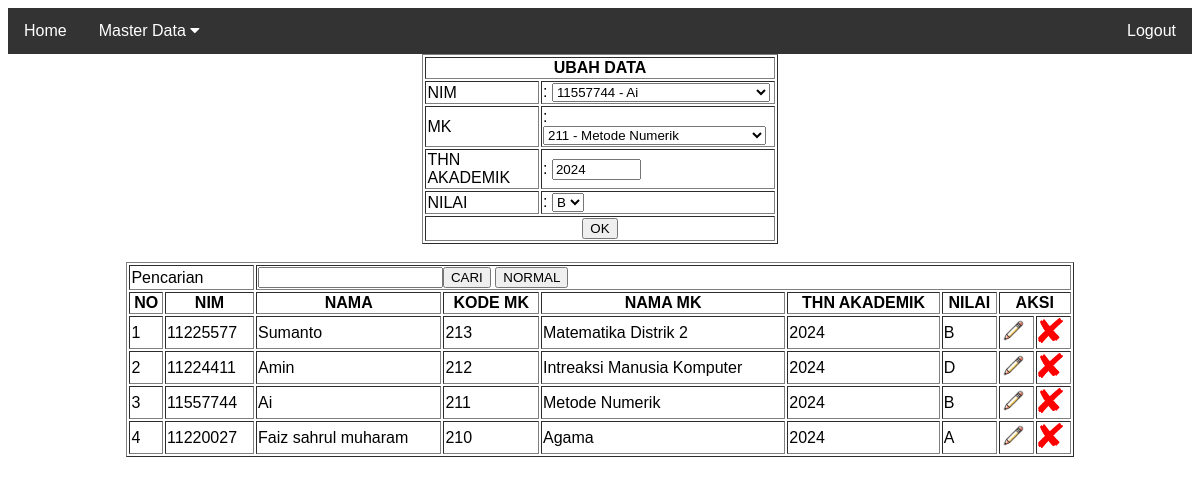
Screenshot of /index.php?menu=m_nilai&id=2 (signed in) with the database file from the repository.
### tables this page shows
CREATE TABLE `nilai` (
  `id` int(11) NOT NULL,
  `nim` varchar(20) NOT NULL,
  `kode_mk` varchar(8) NOT NULL,
  `nilai` varchar(1) NOT NULL,
  `thn_akademik` varchar(9) NOT NULL
);

CREATE TABLE `m_mahasiswa` (
  `id` int(10) NOT NULL,
  `nim` varchar(8) NOT NULL,
  `nama_mhs` varchar(100) NOT NULL,
  `jk` varchar(20) NOT NULL,
  `alamat` varchar(100) NOT NULL
);

CREATE TABLE `m_matakuliah` (
  `id` int(11) NOT NULL,
  `kode_mk` varchar(10) NOT NULL,
  `nama_mk` varchar(100) NOT NULL,
  `sks` int(3) NOT NULL,
  `smt` int(3) NOT NULL,
  `id_dosen` varchar(100) NOT NULL
);

### uts.php (the view, shortened to what this page needs)
<?php
include "koneksidb.php";
$mahasiswa = mysqli_query($conn, "SELECT * FROM m_mahasiswa");
$matakuliah = mysqli_query($conn, "SELECT * FROM m_matakuliah");
$form_action = "index.php?menu=m_nilai";
$form_title = "TAMBAH DATA";
$nim = "";
$kode_mk = "";
$thn_akademik = "";
$nilai = "";
$is_update = false;
if (isset($_GET['id'])) {
    $b = mysqli_query($conn, "SELECT * FROM nilai WHERE id=" . $_GET['id']);
    $c = mysqli_fetch_assoc($b);
    $nim = $c['nim'];
    $kode_mk = $c['kode_mk'];
    $thn_akademik = $c['thn_akademik'];
    $nilai = $c['nilai'];
    $is_update = true;
    $form_action = "uts.php?id=" . $_GET['id'];
    $form_title = "UBAH DATA";
}
$mahasiswa_options = array();
$matakuliah_options = array();
while ($row = mysqli_fetch_assoc($mahasiswa)) {
    $nim_option = "<option value='" . $row['nim'] . "'" . ($nim == $row['nim'] ? ' selected' : '') . ">" . $row['nim'] . " - " . $row['nama_mhs'] . "</option>";
    if ($nim == $row['nim']) {
        array_unshift($mahasiswa_options, $nim_option);
    } else {
        $mahasiswa_options[] = $nim_option;
    }
}
while ($row = mysqli_fetch_assoc($matakuliah)) {
    $mk_option = "<option value='" . $row['kode_mk'] . "'" . ($kode_mk == $row['kode_mk'] ? ' selected' : '') . ">" . $row['kode_mk'] . " - " . $row['nama_mk'] . "</option>";
    if ($kode_mk == $row['kode_mk']) {
        array_unshift($matakuliah_options, $mk_option);
    } else {
        $matakuliah_options[] = $mk_option;
    }
}
echo "<table border='1' width='30%' align='center'>";
echo "<form method='POST' action='$form_action'>";
echo "<tr><th colspan='2'>$form_title</th></tr>";
echo "<tr><td>NIM</td><td>: <select name='npm' required>";
foreach ($mahasiswa_options as $option) {
    echo $option;
}
echo "</select></td></tr>";
echo "<tr><td>MK</td><td>: <select name='mk' required>";
foreach ($matakuliah_options as $option) {
    echo $option;
}
echo "</select></td></tr>";
echo "<tr><td>THN AKADEMIK</td><td>: <input type='text' name='tahun' size='8' placeholder='" . (!$is_update ? "2024/2025" : "") . "' value='$thn_akademik' required></td></tr>";
echo "<tr><td>NILAI</td><td>: <select name='nilai' required>";
echo "<option value='B'" . ($nilai == 'B' ? ' selected' : '') . ">B</option>";
echo "</select></td></tr>";
echo "<tr><th colspan='2'><input type='submit' value='OK' name='" . ($is_update ? "tombol_ubah" : "tombol_tambah") . "'></th></tr>";
echo "</form>";
echo "</table>";
$keyword = '';
if (isset($_POST['search'])) {
    $keyword = $_POST['keyword'];
    $keyword = mysqli_real_escape_string($conn, $keyword);
    $query = "SELECT a.*, b.nama_mhs, c.nama_mk
        FROM nilai a
        INNER JOIN m_mahasiswa b ON a.nim = b.nim
        INNER JOIN m_matakuliah c ON a.kode_mk = c.kode_mk
        WHERE b.nim LIKE '%$keyword%' OR b.nama_mhs LIKE '%$keyword%' OR c.nama_mk LIKE '%$keyword%'
        ORDER BY a.id DESC";
} else {
    $query = "SELECT a.*, b.nama_mhs, c.nama_mk
        FROM nilai a
        INNER JOIN m_mahasiswa b ON a.nim = b.nim
        INNER JOIN m_matakuliah c ON a.kode_mk = c.kode_mk
        ORDER BY a.id DESC";
}
$a = mysqli_query($conn, $query);
$no = 0;
echo "<br>";
echo "<table border='1' width='80%' align='center'>";
echo "<form method='POST' action=''>";
echo "<tr><td colspan=2>Pencarian</td><td colspan=7><input type=text name=keyword value='$keyword'><input type='submit' name='search' value='CARI'> <input type='submit' value='NORMAL'></td></tr>";
echo "<tr><th> NO </th><th> NIM </th><th> NAMA </th><th> KODE MK</th><th> NAMA MK </th><th> THN AKADEMIK</th><th>NILAI</th><th colspan=2>AKSI</th></tr>";
echo "</form>";
while ($b = mysqli_fetch_array($a)) {
    $no = $no + 1;
    echo "<tr><td> $no </td> <td> $b[nim] </td> <td> $b[nama_mhs] </td> <td>$b[kode_mk]</td> <td>$b[nama_mk] </td>";
    echo "<td>$b[thn_akademik] </td><td>$b[nilai]</td><td><a href='index.php?menu=m_nilai&id=$b[id]'><img src='ubah.png' style='width:25px;height:25px;'></a></td>";
    echo "<td><a href='index.php?menu=m_nilai&delete_id=$b[id]'><img src='pngwing.com.png' style='width:25px;height:25px;'></a></td></tr>";
}
echo "</table>";
?>

### index.php (style rules this page uses)
body { font-family: Arial, Helvetica, sans-serif; }

### rows the page displays
nilai: npm "11557744 - Ai", mk "211 - Metode Numerik", tahun "2024", nilai "B", nim "11557744", m_mahasiswa.nama_mhs "Ai", kode_mk "211", m_matakuliah.nama_mk "Metode Numerik", thn_akademik "2024"
nilai: nim "11225577", m_mahasiswa.nama_mhs "Sumanto", kode_mk "213", m_matakuliah.nama_mk "Matematika Distrik 2", thn_akademik "2024", nilai "B"
nilai: nim "11224411", m_mahasiswa.nama_mhs "Amin", kode_mk "212", m_matakuliah.nama_mk "Intreaksi Manusia Komputer", thn_akademik "2024", nilai "D"
nilai: nim "11220027", m_mahasiswa.nama_mhs "Faiz sahrul muharam", kode_mk "210", m_matakuliah.nama_mk "Agama", thn_akademik "2024", nilai "A"

### other values shown
$form_title "UBAH DATA"
